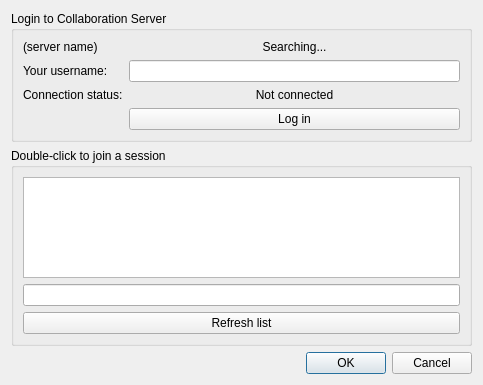
<?xml version="1.0" encoding="UTF-8"?>
<ui version="4.0">
 <class>SessionJoinDialog</class>
 <widget class="QDialog" name="SessionJoinDialog">
  <property name="geometry">
   <rect>
    <x>0</x>
    <y>0</y>
    <width>483</width>
    <height>385</height>
   </rect>
  </property>
  <property name="windowTitle">
   <string>Dialog</string>
  </property>
  <layout class="QVBoxLayout" name="verticalLayout">
   <item>
    <widget class="QGroupBox" name="groupBox">
     <property name="title">
      <string>Login to Collaboration Server</string>
     </property>
     <layout class="QFormLayout" name="formLayout">
      <item row="0" column="0">
       <widget class="QLabel" name="serverName">
        <property name="text">
         <string>(server name)</string>
        </property>
       </widget>
      </item>
      <item row="0" column="1">
       <widget class="QLabel" name="serverIP">
        <property name="text">
         <string>Searching...</string>
        </property>
        <property name="alignment">
         <set>Qt::AlignCenter</set>
        </property>
       </widget>
      </item>
      <item row="1" column="0">
       <widget class="QLabel" name="label_2">
        <property name="text">
         <string>Your username:</string>
        </property>
       </widget>
      </item>
      <item row="1" column="1">
       <widget class="QLineEdit" name="userName"/>
      </item>
      <item row="2" column="0">
       <widget class="QLabel" name="label_3">
        <property name="text">
         <string>Connection status:</string>
        </property>
       </widget>
      </item>
      <item row="2" column="1">
       <widget class="QLabel" name="connectionStatus">
        <property name="text">
         <string>Not connected</string>
        </property>
        <property name="alignment">
         <set>Qt::AlignCenter</set>
        </property>
       </widget>
      </item>
      <item row="3" column="1">
       <widget class="QPushButton" name="pushButton">
        <property name="text">
         <string>Log in</string>
        </property>
       </widget>
      </item>
     </layout>
    </widget>
   </item>
   <item>
    <widget class="QGroupBox" name="groupBox_2">
     <property name="title">
      <string>Double-click to join a session</string>
     </property>
     <layout class="QVBoxLayout" name="verticalLayout_2">
      <item>
       <widget class="QListWidget" name="sessionList"/>
      </item>
      <item>
       <widget class="QLineEdit" name="password"/>
      </item>
      <item>
       <widget class="QPushButton" name="refreshList">
        <property name="text">
         <string>Refresh list</string>
        </property>
       </widget>
      </item>
     </layout>
    </widget>
   </item>
   <item>
    <widget class="QDialogButtonBox" name="buttonBox">
     <property name="orientation">
      <enum>Qt::Horizontal</enum>
     </property>
     <property name="standardButtons">
      <set>QDialogButtonBox::Cancel|QDialogButtonBox::Ok</set>
     </property>
    </widget>
   </item>
  </layout>
 </widget>
 <resources/>
 <connections>
  <connection>
   <sender>buttonBox</sender>
   <signal>accepted()</signal>
   <receiver>SessionJoinDialog</receiver>
   <slot>accept()</slot>
   <hints>
    <hint type="sourcelabel">
     <x>248</x>
     <y>254</y>
    </hint>
    <hint type="destinationlabel">
     <x>157</x>
     <y>274</y>
    </hint>
   </hints>
  </connection>
  <connection>
   <sender>buttonBox</sender>
   <signal>rejected()</signal>
   <receiver>SessionJoinDialog</receiver>
   <slot>reject()</slot>
   <hints>
    <hint type="sourcelabel">
     <x>316</x>
     <y>260</y>
    </hint>
    <hint type="destinationlabel">
     <x>286</x>
     <y>274</y>
    </hint>
   </hints>
  </connection>
 </connections>
</ui>
